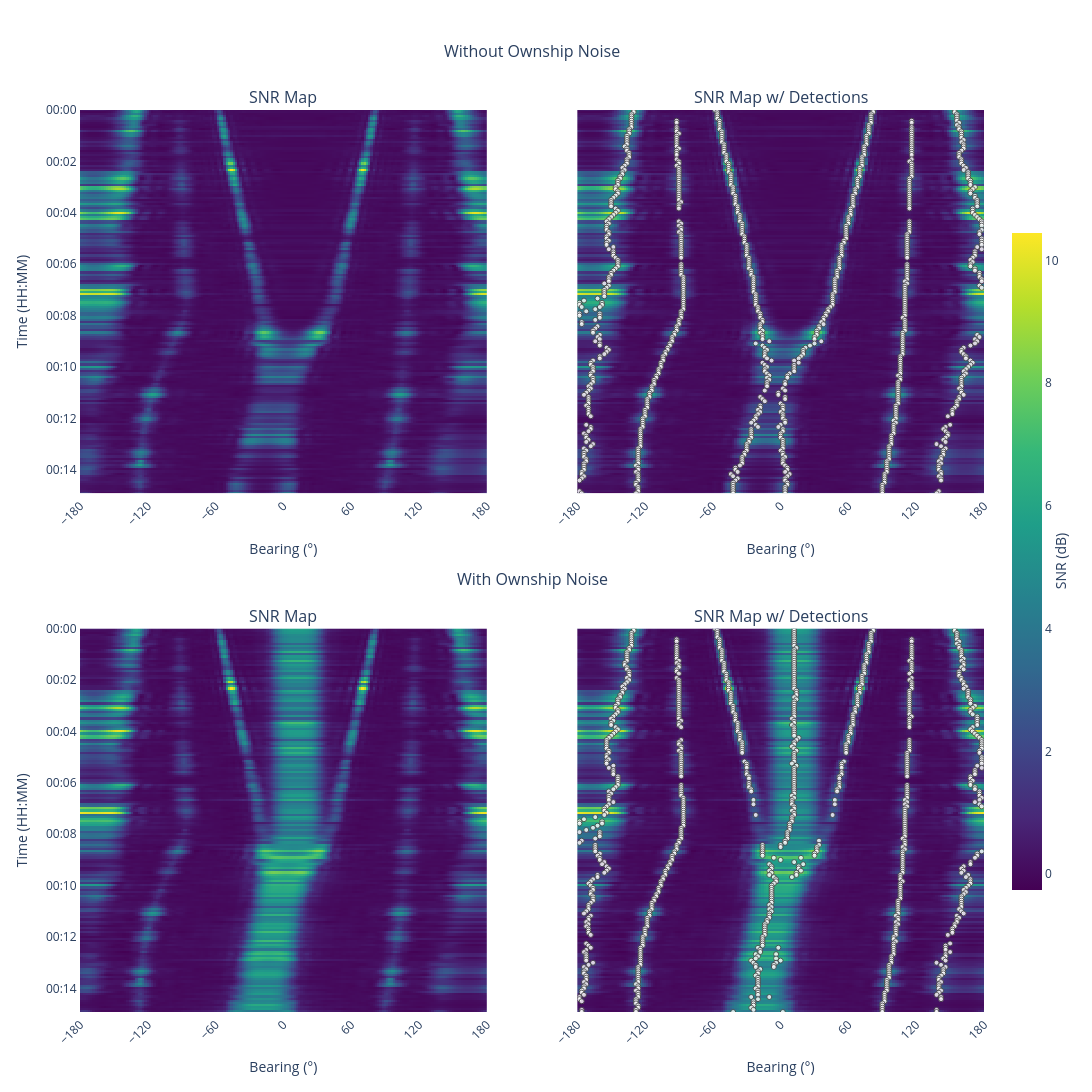

The cell this chart's notebook holds for it:
### Markdown cell above
## Results: With vs Without Ownship Noise

The final figure compares both conditions in a 2x2 layout:
- left column: raw SNR maps
- right column: SNR maps with detection overlays

### Code cell
import numpy as np
from plotly.subplots import make_subplots

from nereus.plotter import plot_btr

fig2 = make_subplots(
    rows=2,
    cols=2,
    shared_yaxes=True,
    subplot_titles=(
        "SNR Map",
        "SNR Map w/ Detections",
        "SNR Map",
        "SNR Map w/ Detections",
    ),
    vertical_spacing=0.15,
)

plot_btr(
    data=snr_map_without_ownship_noise,
    timesteps=timesteps,
    steering_azimuths=steering_azimuths_deg,
    fig=fig2,
    row=1,
    col=1,
)
plot_btr(
    data=snr_map_without_ownship_noise,
    detections=detections_without_ownship_noise,
    timesteps=timesteps,
    steering_azimuths=steering_azimuths_deg,
    fig=fig2,
    row=1,
    col=2,
)
plot_btr(
    data=snr_map_with_ownship_noise,
    timesteps=timesteps,
    steering_azimuths=steering_azimuths_deg,
    fig=fig2,
    row=2,
    col=1,
)
plot_btr(
    data=snr_map_with_ownship_noise,
    detections=detections_with_ownship_noise,
    timesteps=timesteps,
    steering_azimuths=steering_azimuths_deg,
    fig=fig2,
    row=2,
    col=2,
)

# Row-level headings.
fig2.add_annotation(
    x=0.5,
    y=1.08,
    xref="paper",
    yref="paper",
    text="Without Ownship Noise",
    showarrow=False,
    font=dict(size=16),
)
fig2.add_annotation(
    x=0.5,
    y=0.48,
    xref="paper",
    yref="paper",
    text="With Ownship Noise",
    showarrow=False,
    font=dict(size=16),
)

# Keep a single shared colorbar and shared colour scale for all heatmaps.
heatmap_traces = [trace for trace in fig2.data if trace.type == "heatmap"]
if heatmap_traces:
    shared_zmin = min(np.nanmin(np.asarray(trace.z, dtype=float)) for trace in heatmap_traces)
    shared_zmax = max(np.nanmax(np.asarray(trace.z, dtype=float)) for trace in heatmap_traces)

    for i, trace in enumerate(heatmap_traces):
        trace.zmin = shared_zmin
        trace.zmax = shared_zmax
        trace.showscale = i == 0

    heatmap_traces[0].colorbar = dict(
        title=dict(text="SNR (dB)", side="right"),
        x=1.02,
        y=0.5,
        yanchor="middle",
        len=0.75,
        thickness=30,
    )

# Remove y-axis labels from column 2.
fig2.update_yaxes(title_text="", row=1, col=2)
fig2.update_yaxes(title_text="", row=2, col=2)

fig2.update_layout(
    width=1400,
    height=1200,
    showlegend=False,
    margin=dict(r=90, t=110),
)
fig2.show()

### Figure 1 — Plotly figure (JSON) as saved in the notebook; plotly's stock layout.template omitted (floating-point values rounded to 4 significant figures; data arrays with more than 128 entries replaced by an {"elided": "..."} marker saying what was removed)
{"data": [{"colorbar": {"len": 0.75, "thickness": 30, "title": {"side": "right", "text": "SNR (dB)"}, "x": 1.02, "y": 0.5, "yanchor": "middle"}, "colorscale": [[0, "#440154"], [0.1111, "#482878"], [0.2222, "#3e4989"], [0.3333, "#31688e"], [0.4444, "#26828e"], [0.5556, "#1f9e89"], [0.6667, "#35b779"], [0.7778, "#6ece58"], [0.8889, "#b5de2b"], [1, "#fde725"]], "showscale": true, "type": "heatmap", "x": {"elided": "181 float values"}, "xaxis": "x", "y": {"elided": "180 str values"}, "yaxis": "y", "z": {"elided": "180x181 float values"}, "zmax": 10.46, "zmin": -0.2513}, {"colorbar": {"len": 1, "thickness": 24, "title": {"side": "right", "text": "SNR (dB)"}}, "colorscale": [[0, "#440154"], [0.1111, "#482878"], [0.2222, "#3e4989"], [0.3333, "#31688e"], [0.4444, "#26828e"], [0.5556, "#1f9e89"], [0.6667, "#35b779"], [0.7778, "#6ece58"], [0.8889, "#b5de2b"], [1, "#fde725"]], "showscale": false, "type": "heatmap", "x": {"elided": "181 float values"}, "xaxis": "x2", "y": {"elided": "180 str values"}, "yaxis": "y2", "z": {"elided": "180x181 float values"}, "zmax": 10.46, "zmin": -0.2513}, {"legendgroup": "detections", "marker": {"color": "white", "line": {"width": 1}, "opacity": 0.8, "size": 5}, "mode": "markers", "name": "Detection", "type": "scatter", "x": {"elided": "1012 float values"}, "xaxis": "x2", "y": {"elided": "1012 str values"}, "yaxis": "y2"}, {"colorbar": {"len": 1, "thickness": 24, "title": {"side": "right", "text": "SNR (dB)"}}, "colorscale": [[0, "#440154"], [0.1111, "#482878"], [0.2222, "#3e4989"], [0.3333, "#31688e"], [0.4444, "#26828e"], [0.5556, "#1f9e89"], [0.6667, "#35b779"], [0.7778, "#6ece58"], [0.8889, "#b5de2b"], [1, "#fde725"]], "showscale": false, "type": "heatmap", "x": {"elided": "181 float values"}, "xaxis": "x3", "y": {"elided": "180 str values"}, "yaxis": "y3", "z": {"elided": "180x181 float values"}, "zmax": 10.46, "zmin": -0.2513}, {"colorbar": {"len": 1, "thickness": 24, "title": {"side": "right", "text": "SNR (dB)"}}, "colorscale": [[0, "#440154"], [0.1111, "#482878"], [0.2222, "#3e4989"], [0.3333, "#31688e"], [0.4444, "#26828e"], [0.5556, "#1f9e89"], [0.6667, "#35b779"], [0.7778, "#6ece58"], [0.8889, "#b5de2b"], [1, "#fde725"]], "showscale": false, "type": "heatmap", "x": {"elided": "181 float values"}, "xaxis": "x4", "y": {"elided": "180 str values"}, "yaxis": "y4", "z": {"elided": "180x181 float values"}, "zmax": 10.46, "zmin": -0.2513}, {"legendgroup": "detections", "legendgrouptitle": {"text": "Detections"}, "marker": {"color": "white", "line": {"width": 1}, "opacity": 0.8, "size": 5}, "mode": "markers", "name": "Detection", "type": "scatter", "x": {"elided": "1014 float values"}, "xaxis": "x4", "y": {"elided": "1014 str values"}, "yaxis": "y4"}], "layout": {"annotations": [{"font": {"size": 16}, "showarrow": false, "text": "SNR Map", "x": 0.225, "xanchor": "center", "xref": "paper", "y": 1, "yanchor": "bottom", "yref": "paper"}, {"font": {"size": 16}, "showarrow": false, "text": "SNR Map w/ Detections", "x": 0.775, "xanchor": "center", "xref": "paper", "y": 1, "yanchor": "bottom", "yref": "paper"}, {"font": {"size": 16}, "showarrow": false, "text": "SNR Map", "x": 0.225, "xanchor": "center", "xref": "paper", "y": 0.425, "yanchor": "bottom", "yref": "paper"}, {"font": {"size": 16}, "showarrow": false, "text": "SNR Map w/ Detections", "x": 0.775, "xanchor": "center", "xref": "paper", "y": 0.425, "yanchor": "bottom", "yref": "paper"}, {"font": {"size": 16}, "showarrow": false, "text": "Without Ownship Noise", "x": 0.5, "xref": "paper", "y": 1.08, "yref": "paper"}, {"font": {"size": 16}, "showarrow": false, "text": "With Ownship Noise", "x": 0.5, "xref": "paper", "y": 0.48, "yref": "paper"}], "height": 1200, "margin": {"r": 90, "t": 110}, "showlegend": false, "width": 1400, "xaxis": {"anchor": "y", "domain": [0, 0.45], "dtick": 60, "range": [-180, 180], "showline": true, "tick0": -180, "tickangle": -45, "tickmode": "linear", "title": {"text": "Bearing (°)"}}, "xaxis2": {"anchor": "y2", "domain": [0.55, 1], "dtick": 60, "range": [-180, 180], "showline": true, "tick0": -180, "tickangle": -45, "tickmode": "linear", "title": {"text": "Bearing (°)"}}, "xaxis3": {"anchor": "y3", "domain": [0, 0.45], "dtick": 60, "range": [-180, 180], "showline": true, "tick0": -180, "tickangle": -45, "tickmode": "linear", "title": {"text": "Bearing (°)"}}, "xaxis4": {"anchor": "y4", "domain": [0.55, 1], "dtick": 60, "range": [-180, 180], "showline": true, "tick0": -180, "tickangle": -45, "tickmode": "linear", "title": {"text": "Bearing (°)"}}, "yaxis": {"anchor": "x", "autorange": false, "domain": [0.575, 1], "range": ["2026-03-02T00:14:55", "2026-03-02T00:00:00"], "showline": true, "tickformat": "%H:%M", "title": {"text": "Time (HH:MM)"}}, "yaxis2": {"anchor": "x2", "autorange": false, "domain": [0.575, 1], "matches": "y", "range": ["2026-03-02T00:14:55", "2026-03-02T00:00:00"], "showline": true, "showticklabels": false, "tickformat": "%H:%M", "title": {"text": ""}}, "yaxis3": {"anchor": "x3", "autorange": false, "domain": [0, 0.425], "range": ["2026-03-02T00:14:55", "2026-03-02T00:00:00"], "showline": true, "tickformat": "%H:%M", "title": {"text": "Time (HH:MM)"}}, "yaxis4": {"anchor": "x4", "autorange": false, "domain": [0, 0.425], "matches": "y3", "range": ["2026-03-02T00:14:55", "2026-03-02T00:00:00"], "showline": true, "showticklabels": false, "tickformat": "%H:%M", "title": {"text": ""}}}}
